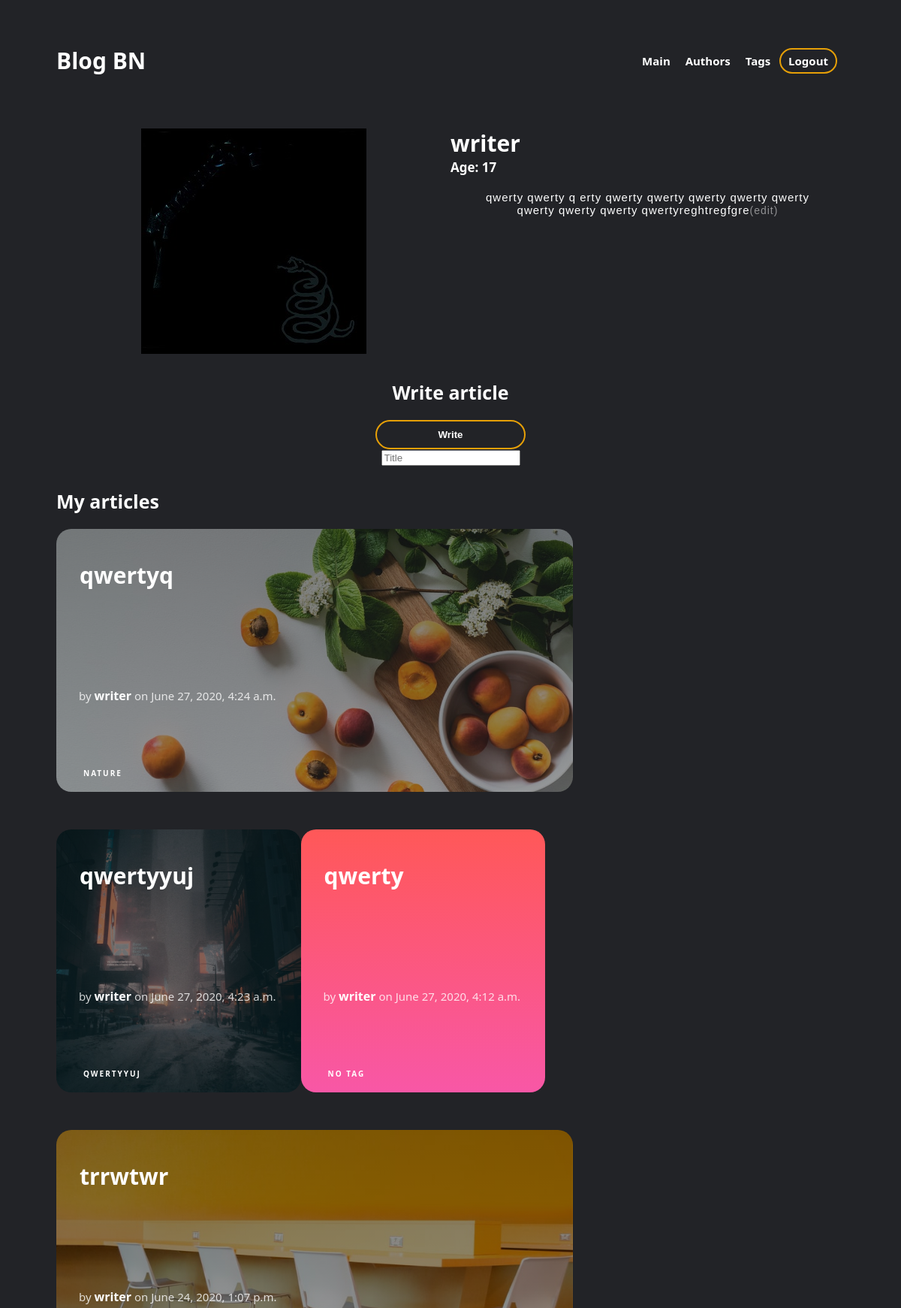
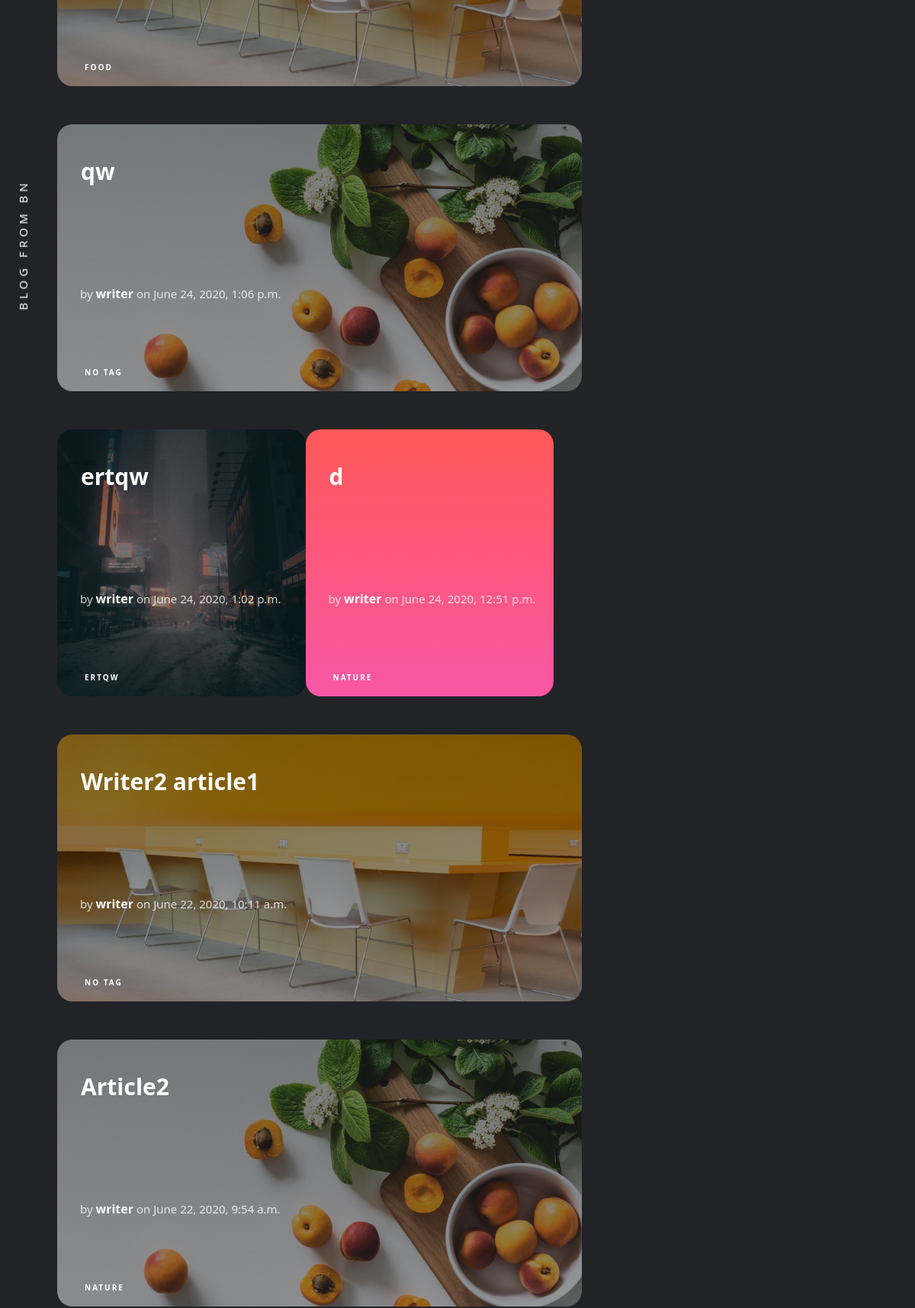
/blog/my_page/ (signed in, upper part), run on the app's committed database (2 pictures, top to bottom).
### blog/models.py (models this page shows, shortened)
class Writer(Model):
    name = CharField(max_length=50)
    bio = CharField(max_length=1000, default='')
    age = IntegerField()
    image = ImageField(upload_to='media/writers/images', default='media/writers/images/default.jpg')

class Article(Model):
    author = ForeignKey('Writer', on_delete=CASCADE)
    name = CharField(max_length=70)
    text = CharField(max_length=10000)
    image = ImageField(upload_to='media/articles/images')
    tag = ForeignKey('Tag', on_delete=CASCADE, null=True)
    pub_date = DateTimeField()
    last_edit = DateTimeField()

class Tag(Model):
    name = CharField(max_length=70)
    def __str__(self):
        return self.name

### blog/views.py (the view, shortened to what this page needs)
# urls.py: path('my_page/', my_page, name='my_page'),
def my_page(request):
    template = 'blog/my_page.html'
    if not request.user.is_authenticated:
        return HttpResponse('<h1>401 unauthorized</h1>', status=401)
    try:
        writer = Writer.objects.get(name=request.user.username)
    except Writer.DoesNotExist:
        return HttpResponseRedirect(reverse('blog:index'))
    articles = list(writer.article_set.order_by('-pub_date'))
    if articles == []:
        message = 'No articles'
    else:
        message = ''
    types = []
    for i in range(len(articles)):
        types.append(articles.index(articles[i]) % 4)
    articles = dict(zip(articles, types))
    add_form = AddForm()
    image_form = WriterImageForm()
    bio_form = WriterBioForm(initial={'age': writer.age, 'bio': writer.bio})
    context = {
        'message': message,
        'writer': writer,
        'image_form': image_form,
        'bio_form': bio_form,
        'add_form': add_form,
        'articles': articles,
    }
    if request.method == 'GET':
        return render(request, template, context)

### blog/forms.py
class WriterImageForm(forms.ModelForm):
    class Meta:
        model = Writer
        fields = ('image', )
        widgets = {
            'image': forms.ClearableFileInput(attrs={'id': 'af', 'name': 'avatarfile'}),
        }

class WriterBioForm(forms.ModelForm):
    class Meta:
        model = Writer
        fields = ('bio', 'age')
        widgets = {
            'bio': forms.Textarea(attrs={'id': 'itext', 'class': 'textareacl', 'name': 'info', 'placeholder': 'Information about you'}),
            'age': forms.TextInput(attrs={'id': "iage", 'placeholder': "Your age"})
        }

### blog/templates/blog/my_page.html (shortened to what this page needs)
<!DOCTYPE html>
<html lang="en">
<head>
    {% load static %}
    <link rel="stylesheet" href="{% static 'blog/my_page.css' %}">
</head>
<body>
<header class="header">
    <div class="container">
        <div class="header__inner">
            <div class="header__logo">
                    <a class="header__logotype" href="">Blog BN</a>
            </div>
            <nav class="nav">
                <a class="nav__link" href="{% url 'blog:index' %}">Main</a>
                <a class="nav__link" href="{% url 'blog:authors' %}">Authors</a>
                <a class="nav__link" href="{% url 'blog:tags' %}">Tags</a>
                <a class="nav__link--sign" href="{% url 'blog:logout' %}">Logout</a>
            </nav>
        </div>
    </div>
</header>
<div class="fixword">
    <div class="fixword__text">
        Blog from BN
    </div>
</div>
<div class="intro">
    <div class="container">
        <div class="intro__inner">
            <div class="intro__left">
                <button class="intro__btn2" id="photobtn" type="button">
                    {% if writer.image %}
                        <img src="{{ writer.image.url }}" alt="" class="intro__img">
                    {% else %}
                        <img src="https://placehold.it/250x250" alt="" class="intro__img">
                    {% endif %}
                </button>
            </div>
            <div class="intro__right">
                <div class="intro__name">{{ writer.name }}</div>
                <div class="intro__age" id="age">Age: {{ writer.age }}</div>
                <button type="button" class="intro__btn" id="btn">
                    {{ writer.bio }}<span class="copy__text">(edit)</span>
                </button>
            </div>
        </div>
    </div>
</div>
<div class="writer">
    <div class="container">
        <div class="writer__inner">
            <div class="writer__title">Write article</div>
            <button class=" wbtn" id="writer-btn">Write</button>
            <form  class="boxl" action="{% url 'blog:my_page' %}" method="post" enctype="multipart/form-data">
                {{ add_form.name }}
            </form>
        </div>
    </div>
</div>
<div class="blogs">
    <div class="container">
        <div class="blog">
            <div class="blogs__title">My articles</div>
            <div class="blogs__list">
                {% for article, type in articles.items %}
                    {% if type == 0 %}
                        <div class="blogs__item1 bi1">
                            <article>
                                <a class="blogs__fon"  href="{% url 'blog:article' writer.name article.name %}">
                                    <div class="blogs__content">
                                        <a class="blogs__texting" href="{% url 'blog:article' writer.name article.name %}"><h2 class="blogs__text">{{ article.name }}</h2></a>
                                        <div class="blogs__auth">
                                            <span class="blogs__s">by</span> <a class="blogs__author" href="{% url 'blog:my_page' %}">{{ writer.name }}</a><span class="blogs__s"> on {{ article.pub_date }}</span>
                                        </div>
                                        <div class="blogs__btn">
                                            <a class="blogs__btn--btn" href="{% url 'blog:tag' article.tag.name %}">{{ article.tag.name }}</a>
                                        </div>
                                    </div>
                                </a>
                            </article>
                        </div>
                    {% endif %}
                    {% if type == 1 %}
                        <div class="blogs__item2 bi2">
                            <article>
                                <a class="blogs__fon"  href="{% url 'blog:article' writer.name article.name %}">
                                    <div class="blogs__content">
                                        <a class="blogs__texting" href="{% url 'blog:article' writer.name article.name %}"><h2 class="blogs__text">{{ article.name }}</h2></a>
                                        <div class="blogs__auth">
                                            <span class="blogs__s">by</span> <a class="blogs__author" href="{% url 'blog:my_page' %}">{{ writer.name }}</a><span class="blogs__s"> on {{ article.pub_date }}</span>
                                        </div>
                                        <div class="blogs__btn">
                                            <a class="blogs__btn--btn" href="{% url 'blog:tag' article.tag.name %}">{{ article.name }}</a>
                                        </div>
                                    </div>
                                </a>
                            </article>
                        </div>
                    {% endif %}
                    {% if type == 2 %}
                        <div class="blogs__item2 bi3">
                            <article>
                                <a class="blogs__fon"  href="{% url 'blog:article' writer.name article.name %}">
                                    <div class="blogs__content">
                                        <a class="blogs__texting" href="{% url 'blog:article' writer.name article.name %}"><h2 class="blogs__text">{{ article.name }}</h2></a>
                                        <div class="blogs__auth">
                                            <span class="blogs__s">by</span> <a class="blogs__author" href="{% url 'blog:my_page' %}">{{ writer.name }}</a><span class="blogs__s"> on {{ article.pub_date }}</span>
                                        </div>
                                        <div class="blogs__btn">
                                            <a class="blogs__btn--btn" href="{% url 'blog:tag' article.tag.name %}">{{ article.tag.name }}</a>
                                        </div>
                                    </div>
                                </a>
                            </article>
                        </div>
                    {% endif %}
                    {% if type == 3 %}
                        <div class="blogs__item1 bi4">
                            <article>
                                <a class="blogs__fon"  href="{% url 'blog:article' writer.name article.name %}">
                                    <div class="blogs__content">
                                        <a class="blogs__texting" href="{% url 'blog:article' writer.name article.name %}"><h2 class="blogs__text">{{ article.name }}</h2></a>
                                        <div class="blogs__auth">
                                            <span class="blogs__s">by</span> <a class="blogs__author" href="{% url 'blog:my_page' %}">{{ writer.name }}</a><span class="blogs__s"> on {{ article.pub_date }}</span>
                                        </div>
                                        <div class="blogs__btn">
                                            <a class="blogs__btn--btn" href="{% url 'blog:tag' article.tag.name %}">{{ article.tag.name }}</a>
                                        </div>
                                    </div>
                                </a>
                            </article>
                        </div>
                    {% endif %}
                {% empty %}
                    <h5>No artcles</h5>
                {% endfor %}
            </div>
        </div>
    </div>
</div>
</body>
</html>

### blog/static/blog/my_page.css (style rules this page uses)
body { background-color: #222327; margin: 0; padding: 0; color:#fff; font-size:15px; font-family: "Noto Sans"; }
*, *:before, *:after { box-sizing: border-box; }
h1,h2,h3,h4,h5,h6 { margin: 0; }
.container { width: 100%; max-width:90% ; margin: 0 auto; padding: 0 15px; }
.fixword { font-size: 15px; position: fixed; z-index: 999; top: 0; bottom: 0; left: 0; height: 80px; margin:auto; -webkit-transform: rotate(-90deg) translate(-50%,50%); transform: rotate(-90deg) translate(-50%,50%); -webkit-transform-origin: 0 50%; transform-origin: 0 50%; text-align: center; letter-spacing: 5px; text-transform: uppercase; justify-content: center; }
.fixword__text { padding-top: 20px; }
.header { height: 160px; width: 100%; position: absolute; top: 0; left: 0; }
.header__inner { display: flex; justify-content: space-between; align-items: center; padding-top: 60px; }
.header__logotype { text-decoration: none; color:#fff; font-size:30px; font-weight: 700; }
.nav__link { color:#fff; font-weight: 700; font-size:15px; text-decoration: none; padding: 8px; }
.nav__link:after { background: #717171; height: 5px; width: 5px; content:""; position: absolute; z-index: 1; border-radius: 100%; opacity: 0; transition: .3s; }
.nav__link--sign { border:2px solid #e7a007; border-radius: 20px; color:#fff; background: inherit; text-decoration: none; padding: 5px 10px; font-weight: 700; transition: .3s; margin-right: 10px; }
.intro { margin-top: 170px; }
.intro__inner { display: flex; }
.intro__left { width: 50%; text-align: center; }
.intro__right { width: 50%; }
.intro__img { width: 250px; height: 250px; height: 100%; width: 100%; }
.intro__btn2 { cursor: pointer; border:0; background: #222327 ; outline: 0; }
.intro__btn { margin-top: 10px; background: none; outline: 0; padding: 10px 20px; border: 0; letter-spacing: 1px; color: #fff; font-weight: 300; font-size: 15px; cursor: pointer; transition: .3s; }
.intro__btn2:after { transition: .3s; font-size: 12px; }
#photobtn { margin: 0 auto; }
.intro__name { font-weight: 700; font-size: 30px; }
.intro__age { font-weight: 700; font-size: 17px; }
.blogs { margin-top: 30px; }
.blogs__title { font-weight: 700; font-size: 25px; }
.blogs__list { display: flex; flex-wrap: wrap; }
.blogs__item1 { width: 65.5%; margin-top: 20px; z-index: 100; height: 350px; margin-bottom: 30px; border-radius: 20px; transition:.3s; }
.blogs__item2 { width: 31%; margin-top: 20px; z-index: 100; height: 350px; border-radius: 20px; transition:.3s; margin-bottom: 30px; }
.bi1 { background: linear-gradient(rgba(0, 0, 0, 0.5), rgba(0, 0, 0, 0.4)), url("../images/food.jpg"); background-repeat: no-repeat; background-size: cover; background-position: center; margin-right: 40px; }
.bi2 { background: linear-gradient(rgba(0, 0, 0, 0.5), rgba(0, 0, 0, 0.4)), url("../images/snowcity.jpg"); background-repeat: no-repeat; background-size: cover; background-position: center; }
.bi3 { background: linear-gradient(to top, #f857a6, #ff5858) ; margin-right: 40px; }
.bi4 { background: linear-gradient(rgba(0, 0, 0, 0.5), rgba(0, 0, 0, 0.4)), url("../images/table.jpg"); background-repeat: no-repeat; background-size: cover; background-position: center; }
.blogs__fon { width: 100%; height: 100%; display: block; }
.blogs__text { height: 200px; padding: 40px 30px 10px; margin: 1px; }
.blogs__texting { font-size:20px; font-weight: 700; text-decoration: none; color:#fff; }
.blogs__author { text-decoration: none; color:#fff; font-size:16px; font-weight: 700; }
.blogs__auth { margin-left: 30px; margin-top: 10px; }
.blogs__s { font-size: 15px; opacity: 0.8; color:#fff; }
.blogs__btn { margin-left: 30px; margin-top: 80px; }
.blogs__btn--btn { text-transform: uppercase; text-decoration: none; color:#fff; font-weight: 700; letter-spacing: 2px; font-size: 10px; background: inherit; border:1px solid transparent; padding: 2px 5px; border-radius: 20px; transition: .3s; }
.writer { margin-top: 30px; }
.writer__inner { text-align: center; }
.writer__title { text-align: center; font-weight: 700; font-size: 25px; }
.wbtn { width: 200px; margin-top: 20px; border: 2px solid #e7a007; border-radius: 20px; color:#fff; background: none; transition: .3s; font-weight: 700; cursor: pointer; padding: 10px 0; }
.copy__text { opacity: 0.5; font-weight: 300; font-size:14px; }

### data on the page
Writer: image (picture), name "writer", age "17", bio "qwerty qwerty q erty qwerty qwerty qwerty qwerty qwerty qwerty qwerty qwerty qwertyreghtregfgre"
Article: name "qwertyq", pub_date "June 27, 2020, 4:24 a.m.", tag.name "NATURE"
Article: name "qwertyyuj", pub_date "June 27, 2020, 4:23 a.m.", name "QWERTYYUJ"
Article: name "qwerty", pub_date "June 27, 2020, 4:12 a.m.", tag.name "NO TAG"
Article: name "trrwtwr", pub_date "June 24, 2020, 1:07 p.m.", tag.name "FOOD"
Article: name "qw", pub_date "June 24, 2020, 1:06 p.m.", tag.name "NO TAG"
Article: name "ertqw", pub_date "June 24, 2020, 1:02 p.m.", name "ERTQW"
Article: name "d", pub_date "June 24, 2020, 12:51 p.m.", tag.name "NATURE"
Article: name "Writer2 article1", pub_date "June 22, 2020, 10:11 a.m.", tag.name "NO TAG"
Article: name "Article2", pub_date "June 22, 2020, 9:54 a.m.", tag.name "NATURE"
